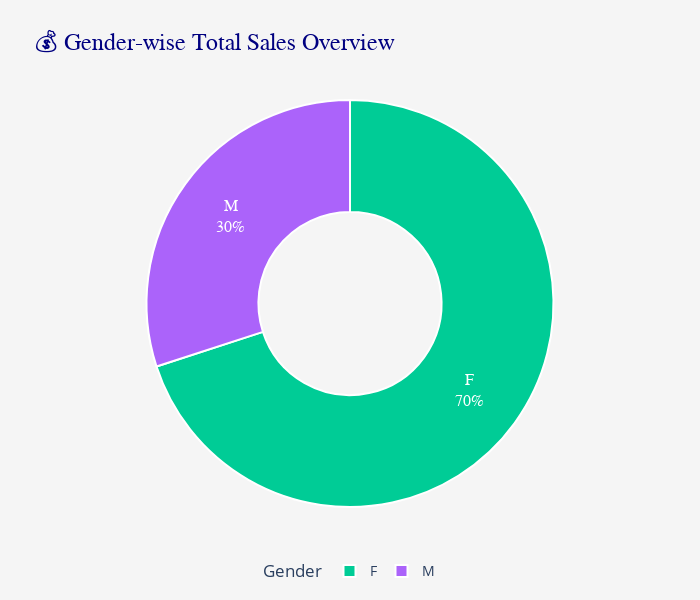

Notebook code cell kept with this figure:
### Code cell
import plotly.express as px

# Data Prepare
gender_sales = df.groupby('Gender')['Amount'].sum().reset_index()

# Enhanced Interactive Pie Chart
fig = px.pie(
    gender_sales,
    names='Gender',
    values='Amount',
    title='💰 Gender-wise Total Sales Overview',
    hole=0.45,   # Bigger Donut
    color='Gender',
    color_discrete_map={'Female': '#FF6F91', 'Male': '#6FA8DC'}  # Attractive custom colors
)

# Trace Customization
fig.update_traces(
    textposition='inside',
    textinfo='label+percent',
    textfont=dict(size=16, color='white', family='Arial Black'),
    hovertemplate='<b>%{label}</b><br>Sales: ₹%{value:,.0f}<br>Share: %{percent}',
    marker=dict(line=dict(color='white', width=2))
)

# Layout Customization
fig.update_layout(
    title_font=dict(size=24, color='navy', family='Verdana'),
    plot_bgcolor='rgba(0,0,0,0)',
    paper_bgcolor='rgba(245,245,245,1)',
    legend_title='Gender',
    legend=dict(
        orientation="h",
        yanchor="bottom",
        y=-0.2,
        xanchor="center",
        x=0.5,
        font=dict(size=14)
    ),
    margin=dict(t=100, b=50, l=50, r=50),
    height=600, width=700  # Bigger Size
)

fig.show()

### Figure 1 — Plotly figure (JSON) as saved in the notebook; plotly's stock layout.template omitted (floating-point values rounded to 4 significant figures)
{"data": [{"customdata": [["F"], ["M"]], "domain": {"x": [0, 1], "y": [0, 1]}, "hole": 0.45, "hovertemplate": "<b>%{label}</b><br>Sales: ₹%{value:,.0f}<br>Share: %{percent}", "labels": ["F", "M"], "legendgroup": "", "marker": {"colors": ["#00cc96", "#ab63fa"], "line": {"color": "white", "width": 2}}, "name": "", "showlegend": true, "textfont": {"color": "white", "family": "Arial Black", "size": 16}, "textinfo": "label+percent", "textposition": "inside", "type": "pie", "values": [74324257, 31871146]}], "layout": {"height": 600, "legend": {"font": {"size": 14}, "orientation": "h", "title": {"text": "Gender"}, "tracegroupgap": 0, "x": 0.5, "xanchor": "center", "y": -0.2, "yanchor": "bottom"}, "margin": {"b": 50, "l": 50, "r": 50, "t": 100}, "paper_bgcolor": "rgba(245,245,245,1)", "plot_bgcolor": "rgba(0,0,0,0)", "title": {"font": {"color": "navy", "family": "Verdana", "size": 24}, "text": "💰 Gender-wise Total Sales Overview"}, "width": 700}}
